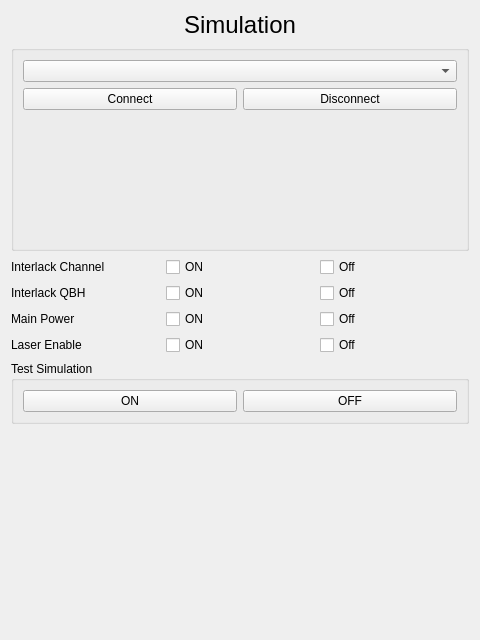
<?xml version="1.0" encoding="UTF-8"?>
<ui version="4.0">
 <class>Simulation</class>
 <widget class="QWidget" name="Simulation">
  <property name="geometry">
   <rect>
    <x>0</x>
    <y>0</y>
    <width>480</width>
    <height>640</height>
   </rect>
  </property>
  <property name="windowTitle">
   <string>Form</string>
  </property>
  <layout class="QVBoxLayout" name="verticalLayout_2">
   <item>
    <widget class="QLabel" name="label">
     <property name="font">
      <font>
       <pointsize>18</pointsize>
      </font>
     </property>
     <property name="text">
      <string>Simulation</string>
     </property>
     <property name="alignment">
      <set>Qt::AlignmentFlag::AlignCenter</set>
     </property>
    </widget>
   </item>
   <item>
    <widget class="QGroupBox" name="groupBox">
     <property name="title">
      <string/>
     </property>
     <layout class="QVBoxLayout" name="verticalLayout_3">
      <item>
       <widget class="QComboBox" name="cb_connect"/>
      </item>
      <item>
       <layout class="QHBoxLayout" name="horizontalLayout_5">
        <item>
         <widget class="QPushButton" name="btn_connect">
          <property name="text">
           <string>Connect</string>
          </property>
         </widget>
        </item>
        <item>
         <widget class="QPushButton" name="btn_disconnect">
          <property name="text">
           <string>Disconnect</string>
          </property>
         </widget>
        </item>
       </layout>
      </item>
      <item>
       <spacer name="verticalSpacer">
        <property name="orientation">
         <enum>Qt::Orientation::Vertical</enum>
        </property>
        <property name="sizeHint" stdset="0">
         <size>
          <width>20</width>
          <height>40</height>
         </size>
        </property>
       </spacer>
      </item>
     </layout>
    </widget>
   </item>
   <item>
    <layout class="QHBoxLayout" name="horizontalLayout">
     <item>
      <widget class="QLabel" name="lbl_Channel">
       <property name="text">
        <string>Interlack Channel</string>
       </property>
      </widget>
     </item>
     <item>
      <widget class="QCheckBox" name="ckb_Channel_on">
       <property name="text">
        <string>ON</string>
       </property>
      </widget>
     </item>
     <item>
      <widget class="QCheckBox" name="ckb_Channel_off">
       <property name="text">
        <string>Off</string>
       </property>
      </widget>
     </item>
    </layout>
   </item>
   <item>
    <layout class="QHBoxLayout" name="horizontalLayout_2">
     <item>
      <widget class="QLabel" name="lbl_QBH">
       <property name="text">
        <string>Interlack QBH</string>
       </property>
      </widget>
     </item>
     <item>
      <widget class="QCheckBox" name="ckb_QBH_on">
       <property name="text">
        <string>ON</string>
       </property>
      </widget>
     </item>
     <item>
      <widget class="QCheckBox" name="ckb_QBH_off">
       <property name="text">
        <string>Off</string>
       </property>
      </widget>
     </item>
    </layout>
   </item>
   <item>
    <layout class="QHBoxLayout" name="horizontalLayout_3">
     <item>
      <widget class="QLabel" name="lbl_MainPower">
       <property name="text">
        <string>Main Power</string>
       </property>
      </widget>
     </item>
     <item>
      <widget class="QCheckBox" name="ckb_MainPower_on">
       <property name="text">
        <string>ON</string>
       </property>
      </widget>
     </item>
     <item>
      <widget class="QCheckBox" name="ckb_MainPower_off">
       <property name="text">
        <string>Off</string>
       </property>
      </widget>
     </item>
    </layout>
   </item>
   <item>
    <layout class="QHBoxLayout" name="horizontalLayout_4">
     <item>
      <widget class="QLabel" name="lbl_LaserEnable">
       <property name="text">
        <string>Laser Enable</string>
       </property>
      </widget>
     </item>
     <item>
      <widget class="QCheckBox" name="ckb_LaserEnable_on">
       <property name="text">
        <string>ON</string>
       </property>
      </widget>
     </item>
     <item>
      <widget class="QCheckBox" name="ckb_LaserEnable_off">
       <property name="text">
        <string>Off</string>
       </property>
      </widget>
     </item>
    </layout>
   </item>
   <item>
    <widget class="QGroupBox" name="groupBox_2">
     <property name="title">
      <string>Test Simulation</string>
     </property>
     <layout class="QVBoxLayout" name="verticalLayout">
      <item>
       <layout class="QHBoxLayout" name="horizontalLayout_6">
        <item>
         <widget class="QPushButton" name="btn_testOn">
          <property name="text">
           <string>ON</string>
          </property>
         </widget>
        </item>
        <item>
         <widget class="QPushButton" name="btn_testOff">
          <property name="text">
           <string>OFF</string>
          </property>
         </widget>
        </item>
       </layout>
      </item>
     </layout>
    </widget>
   </item>
   <item>
    <spacer name="verticalSpacer_2">
     <property name="orientation">
      <enum>Qt::Orientation::Vertical</enum>
     </property>
     <property name="sizeHint" stdset="0">
      <size>
       <width>20</width>
       <height>176</height>
      </size>
     </property>
    </spacer>
   </item>
  </layout>
 </widget>
 <resources/>
 <connections/>
</ui>
